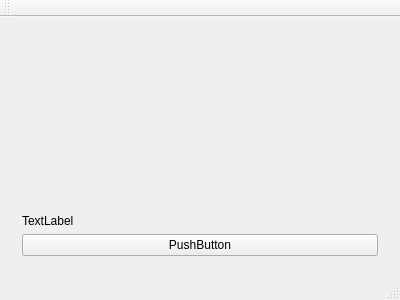
<?xml version="1.0" encoding="UTF-8"?>
<ui version="4.0">
 <class>MainWindow</class>
 <widget class="QMainWindow" name="MainWindow">
  <property name="geometry">
   <rect>
    <x>0</x>
    <y>0</y>
    <width>400</width>
    <height>300</height>
   </rect>
  </property>
  <property name="windowTitle">
   <string>MainWindow</string>
  </property>
  <widget class="QWidget" name="centralWidget">
   <layout class="QHBoxLayout" name="horizontalLayout">
    <item>
     <widget class="IrregularPainter" name="widget" native="true">
      <layout class="QVBoxLayout" name="verticalLayout">
       <item>
        <spacer name="verticalSpacer">
         <property name="orientation">
          <enum>Qt::Vertical</enum>
         </property>
         <property name="sizeHint" stdset="0">
          <size>
           <width>20</width>
           <height>40</height>
          </size>
         </property>
        </spacer>
       </item>
       <item>
        <widget class="QLabel" name="label">
         <property name="text">
          <string>TextLabel</string>
         </property>
        </widget>
       </item>
       <item>
        <widget class="QPushButton" name="pushButton">
         <property name="sizePolicy">
          <sizepolicy hsizetype="Minimum" vsizetype="Preferred">
           <horstretch>0</horstretch>
           <verstretch>0</verstretch>
          </sizepolicy>
         </property>
         <property name="text">
          <string>PushButton</string>
         </property>
        </widget>
       </item>
      </layout>
     </widget>
    </item>
   </layout>
  </widget>
  <widget class="QMenuBar" name="menuBar">
   <property name="geometry">
    <rect>
     <x>0</x>
     <y>0</y>
     <width>400</width>
     <height>23</height>
    </rect>
   </property>
  </widget>
  <widget class="QToolBar" name="mainToolBar">
   <attribute name="toolBarArea">
    <enum>TopToolBarArea</enum>
   </attribute>
   <attribute name="toolBarBreak">
    <bool>false</bool>
   </attribute>
  </widget>
  <widget class="QStatusBar" name="statusBar"/>
 </widget>
 <layoutdefault spacing="6" margin="11"/>
 <customwidgets>
  <customwidget>
   <class>IrregularPainter</class>
   <extends>QWidget</extends>
   <header>irregularpainter.h</header>
   <container>1</container>
  </customwidget>
 </customwidgets>
 <resources/>
 <connections/>
</ui>
